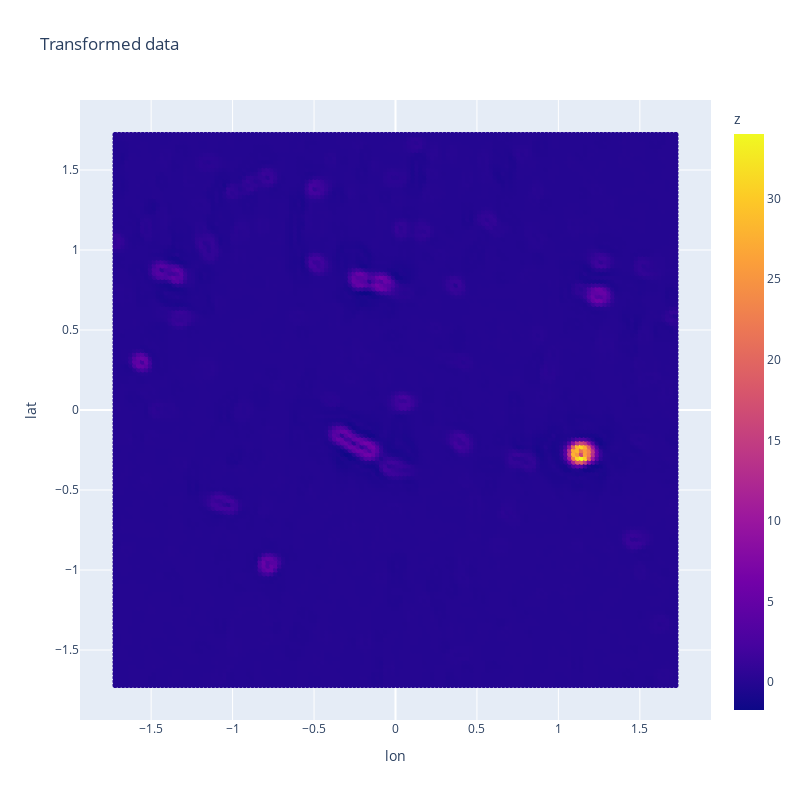

The code cell stored with this chart in its notebook:
### Code cell
trans_df = pd.DataFrame(trans, columns=['lon', 'lat', 'z'])
fig = px.scatter(trans_df, x='lon', y='lat', color='z', title='Transformed data')
fig.update_layout(
    autosize=False,
    width=800,
    height=800,
)

### Figure 1 — Plotly figure (JSON) as saved in the notebook; plotly's stock layout.template omitted (floating-point values rounded to 4 significant figures; data arrays with more than 128 entries replaced by an {"elided": "..."} marker saying what was removed)
{"data": [{"hovertemplate": "lon=%{x}<br>lat=%{y}<br>z=%{marker.color}<extra></extra>", "legendgroup": "", "marker": {"color": {"elided": "20736 float values"}, "coloraxis": "coloraxis", "symbol": "circle"}, "mode": "markers", "name": "", "showlegend": false, "type": "scattergl", "x": {"elided": "20736 float values"}, "xaxis": "x", "y": {"elided": "20736 float values"}, "yaxis": "y"}], "layout": {"autosize": false, "coloraxis": {"colorbar": {"title": {"text": "z"}}, "colorscale": [[0, "#0d0887"], [0.1111, "#46039f"], [0.2222, "#7201a8"], [0.3333, "#9c179e"], [0.4444, "#bd3786"], [0.5556, "#d8576b"], [0.6667, "#ed7953"], [0.7778, "#fb9f3a"], [0.8889, "#fdca26"], [1, "#f0f921"]]}, "height": 800, "legend": {"tracegroupgap": 0}, "title": {"text": "Transformed data"}, "width": 800, "xaxis": {"anchor": "y", "domain": [0, 1], "title": {"text": "lon"}}, "yaxis": {"anchor": "x", "domain": [0, 1], "title": {"text": "lat"}}}}
